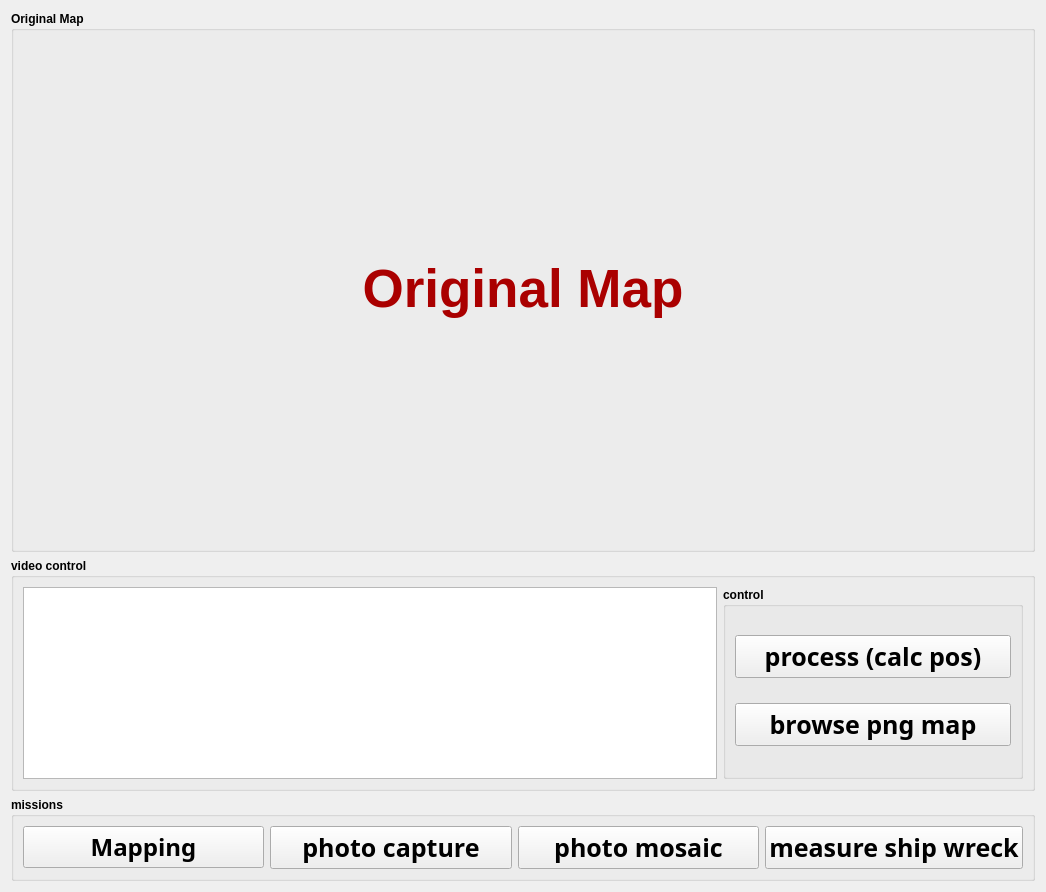
      <widget class="QWidget" name="tab_5">
       <attribute name="title">
        <string>Task (3)</string>
       </attribute>
       <layout class="QVBoxLayout" name="verticalLayout_3">
        <item>
         <widget class="QGroupBox" name="groupBox_4">
          <property name="minimumSize">
           <size>
            <width>0</width>
            <height>525</height>
           </size>
          </property>
          <property name="font">
           <font>
            <pointsize>9</pointsize>
            <weight>75</weight>
            <bold>true</bold>
           </font>
          </property>
          <property name="title">
           <string>Original Map</string>
          </property>
          <layout class="QGridLayout" name="gridLayout_3">
           <item row="0" column="0">
            <widget class="QLabel" name="lb_origMap">
             <property name="minimumSize">
              <size>
               <width>1000</width>
               <height>500</height>
              </size>
             </property>
             <property name="font">
              <font>
               <pointsize>40</pointsize>
              </font>
             </property>
             <property name="text">
              <string>&lt;html&gt;&lt;head/&gt;&lt;body&gt;&lt;p&gt;&lt;span style=&quot; color:#aa0000;&quot;&gt;Original Map&lt;/span&gt;&lt;/p&gt;&lt;/body&gt;&lt;/html&gt;</string>
             </property>
             <property name="scaledContents">
              <bool>true</bool>
             </property>
             <property name="alignment">
              <set>Qt::AlignCenter</set>
             </property>
            </widget>
           </item>
          </layout>
         </widget>
        </item>
        <item>
         <widget class="QGroupBox" name="groupBox_13">
          <property name="minimumSize">
           <size>
            <width>0</width>
            <height>150</height>
           </size>
          </property>
          <property name="font">
           <font>
            <pointsize>9</pointsize>
            <weight>75</weight>
            <bold>true</bold>
           </font>
          </property>
          <property name="title">
           <string>video control</string>
          </property>
          <layout class="QHBoxLayout" name="horizontalLayout_8">
           <item>
            <widget class="QTextEdit" name="map_png_path">
             <property name="focusPolicy">
              <enum>Qt::ClickFocus</enum>
             </property>
             <property name="documentTitle">
              <string/>
             </property>
            </widget>
           </item>
           <item>
            <widget class="QGroupBox" name="groupBox_14">
             <property name="minimumSize">
              <size>
               <width>300</width>
               <height>0</height>
              </size>
             </property>
             <property name="font">
              <font>
               <weight>75</weight>
               <bold>true</bold>
               <underline>false</underline>
               <kerning>true</kerning>
              </font>
             </property>
             <property name="title">
              <string>control</string>
             </property>
             <layout class="QGridLayout" name="gridLayout_7">
              <item row="1" column="0">
               <widget class="QPushButton" name="pb_mapBrowse">
                <property name="minimumSize">
                 <size>
                  <width>200</width>
                  <height>35</height>
                 </size>
                </property>
                <property name="font">
                 <font>
                  <family>Agency FB</family>
                  <pointsize>19</pointsize>
                  <weight>75</weight>
                  <bold>true</bold>
                  <underline>false</underline>
                  <strikeout>false</strikeout>
                  <kerning>true</kerning>
                 </font>
                </property>
                <property name="focusPolicy">
                 <enum>Qt::ClickFocus</enum>
                </property>
                <property name="text">
                 <string>browse png map</string>
                </property>
                <property name="iconSize">
                 <size>
                  <width>15</width>
                  <height>20</height>
                 </size>
                </property>
                <property name="checkable">
                 <bool>true</bool>
                </property>
               </widget>
              </item>
              <item row="0" column="0">
               <widget class="QPushButton" name="pb_processMap">
                <property name="minimumSize">
                 <size>
                  <width>0</width>
                  <height>35</height>
                 </size>
                </property>
                <property name="font">
                 <font>
                  <family>Agency FB</family>
                  <pointsize>19</pointsize>
                  <weight>75</weight>
                  <bold>true</bold>
                 </font>
                </property>
                <property name="focusPolicy">
                 <enum>Qt::ClickFocus</enum>
                </property>
                <property name="text">
                 <string>process (calc pos)</string>
                </property>
                <property name="iconSize">
                 <size>
                  <width>15</width>
                  <height>15</height>
                 </size>
                </property>
               </widget>
              </item>
             </layout>
            </widget>
           </item>
          </layout>
         </widget>
        </item>
        <item>
         <widget class="QGroupBox" name="groupBox_3">
          <property name="minimumSize">
           <size>
            <width>0</width>
            <height>70</height>
           </size>
          </property>
          <property name="maximumSize">
           <size>
            <width>16777215</width>
            <height>90</height>
           </size>
          </property>
          <property name="font">
           <font>
            <pointsize>9</pointsize>
            <weight>75</weight>
            <bold>true</bold>
           </font>
          </property>
          <property name="title">
           <string>missions</string>
          </property>
          <layout class="QHBoxLayout" name="horizontalLayout_2">
           <item>
            <widget class="QPushButton" name="pb_Mapping">
             <property name="font">
              <font>
               <family>Agency FB</family>
               <pointsize>18</pointsize>
               <weight>75</weight>
               <bold>true</bold>
              </font>
             </property>
             <property name="text">
              <string>Mapping</string>
             </property>
             <property name="checkable">
              <bool>true</bool>
             </property>
             <property name="checked">
              <bool>false</bool>
             </property>
            </widget>
           </item>
           <item>
            <widget class="QPushButton" name="pb_capture">
             <property name="minimumSize">
              <size>
               <width>0</width>
               <height>40</height>
              </size>
             </property>
             <property name="font">
              <font>
               <family>Agency FB</family>
               <pointsize>19</pointsize>
               <weight>75</weight>
               <bold>true</bold>
              </font>
             </property>
             <property name="focusPolicy">
              <enum>Qt::ClickFocus</enum>
             </property>
             <property name="text">
              <string>photo capture</string>
             </property>
             <property name="checkable">
              <bool>true</bool>
             </property>
             <property name="checked">
              <bool>false</bool>
             </property>
            </widget>
           </item>
           <item>
            <widget class="QPushButton" name="pb_mosaic">
             <property name="minimumSize">
              <size>
               <width>0</width>
               <height>40</height>
              </size>
             </property>
             <property name="font">
              <font>
               <family>Agency FB</family>
               <pointsize>19</pointsize>
               <weight>75</weight>
               <bold>true</bold>
              </font>
             </property>
             <property name="focusPolicy">
              <enum>Qt::ClickFocus</enum>
             </property>
             <property name="text">
              <string>photo mosaic</string>
             </property>
             <property name="checkable">
              <bool>true</bool>
             </property>
            </widget>
           </item>
           <item>
            <widget class="QPushButton" name="pb_shipwreck">
             <property name="minimumSize">
              <size>
               <width>0</width>
               <height>40</height>
              </size>
             </property>
             <property name="font">
              <font>
               <family>Agency FB</family>
               <pointsize>19</pointsize>
               <weight>75</weight>
               <bold>true</bold>
              </font>
             </property>
             <property name="focusPolicy">
              <enum>Qt::ClickFocus</enum>
             </property>
             <property name="text">
              <string>measure ship wreck</string>
             </property>
             <property name="checkable">
              <bool>true</bool>
             </property>
            </widget>
           </item>
          </layout>
         </widget>
        </item>
       </layout>
      </widget>
